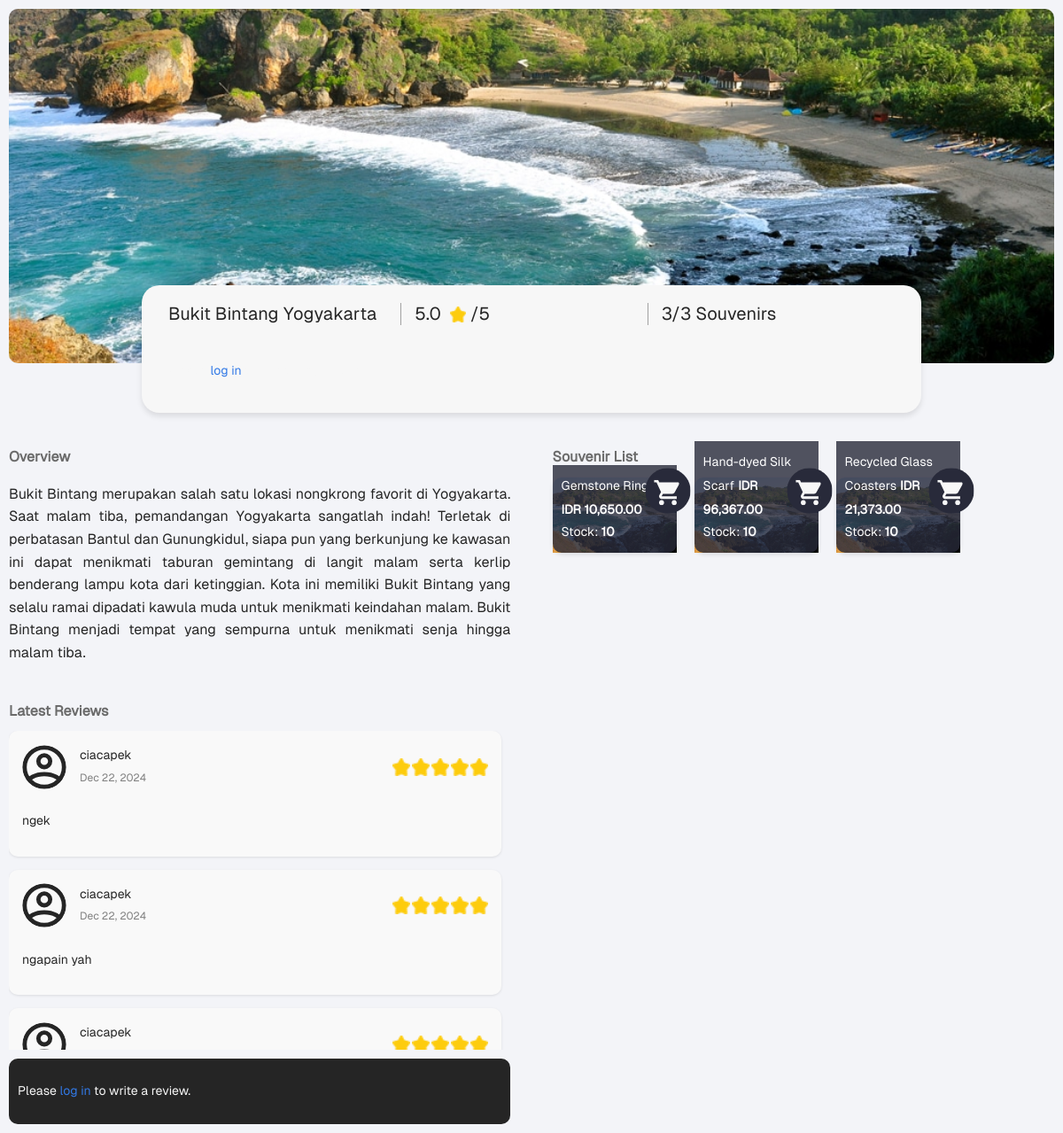
/places/, run on an earlier commit of the app's database.
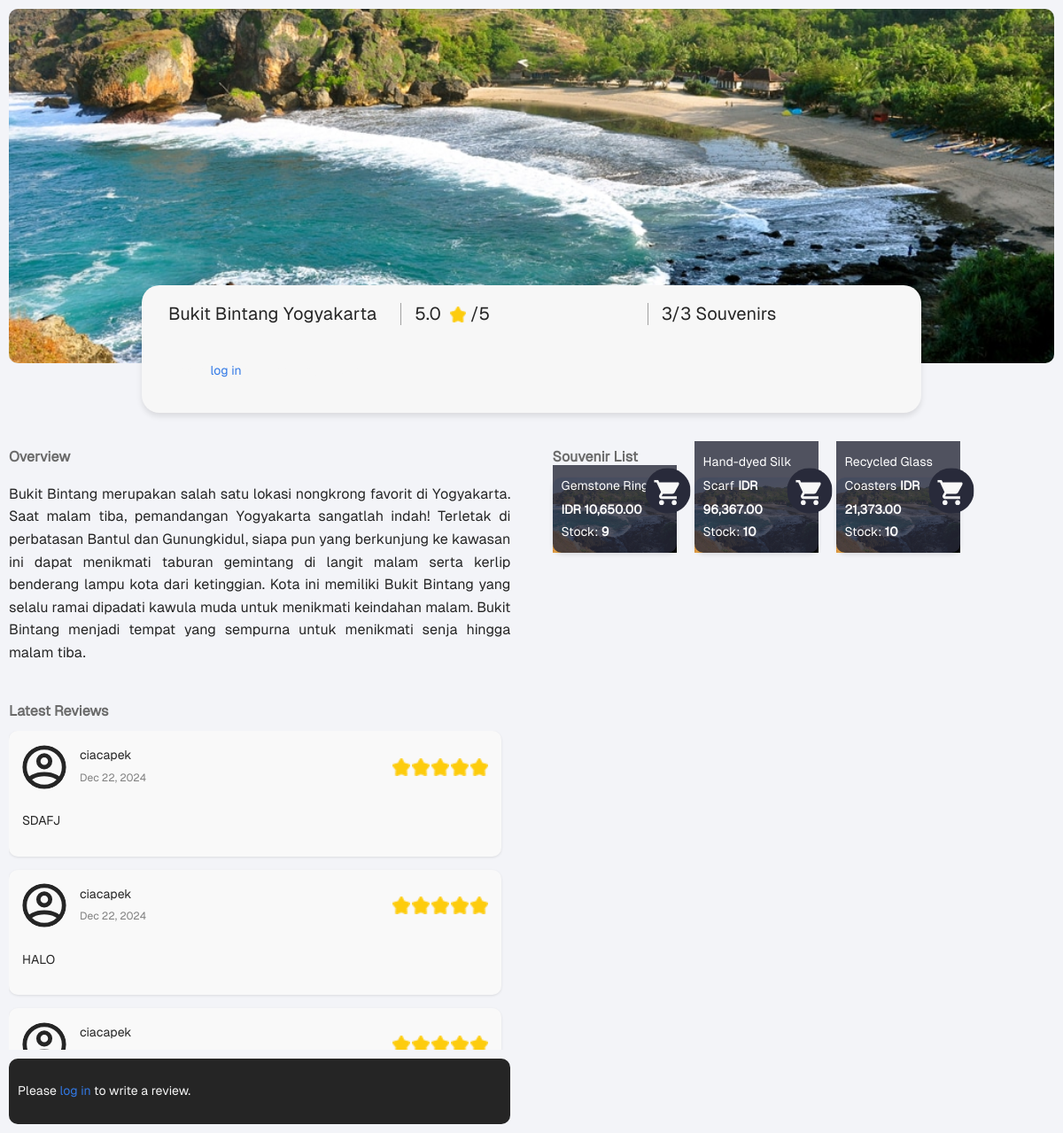
And on a later commit of the database.
### places/models.py (models this page shows, shortened)
class Place(models.Model):
    name = models.CharField(max_length=255)
    description = models.TextField()
    image = models.ImageField(upload_to='places/images/',blank=True, null=True)

class Comment(models.Model):
    PLACE_RATING_CHOICES = [(i, f"{i} Star{'s' if i > 1 else ''}") for i in range(1, 6)]
    place = models.ForeignKey(Place, on_delete=models.CASCADE, related_name='comments')
    user = models.ForeignKey(User, on_delete=models.CASCADE, related_name='comments')
    content = models.TextField()
    rating = models.PositiveIntegerField(choices=PLACE_RATING_CHOICES)
    created_at = models.DateTimeField(auto_now_add=True)
    class Meta:
        ordering = ['-created_at']

class Souvenir(models.Model):
    place = models.ForeignKey(Place, on_delete=models.CASCADE, related_name='souvenirs')
    name = models.CharField(max_length=255)
    price = models.DecimalField(max_digits=10, decimal_places=2)
    stock = models.PositiveIntegerField()
    image = models.ImageField(upload_to='souvenirs/images/',blank=True, null=True)

### places/views.py (the view)
# urls.py: path('', views.place_detail, {'place_id': 1}, name='home'),  # Replace '1' with a valid place_id
def place_detail(request, place_id):
    place = get_object_or_404(Place, pk=place_id)
    average_rating = Comment.objects.filter(place=place).aggregate(Avg('rating'))['rating__avg'] or 0
    souvenirs = Souvenir.objects.filter(place=place)
    total_souvenirs_count = souvenirs.count()
    available_souvenirs_count = souvenirs.filter(stock__gt=0).count()
    for souvenir in souvenirs:
        souvenir.formatted_price = format_price(souvenir.price)
    comments = Comment.objects.filter(place=place).order_by('-created_at')[:10]  # Limit to recent 10 reviews
    user_collections = Collection.objects.filter(user=request.user) if request.user.is_authenticated else []
    context = {
        'place': place,
        'average_rating': round(average_rating, 1),
        'souvenirs': souvenirs,
        'comments': comments,
        'user_collections': user_collections,  # Added to context
        'total_souvenirs_count': total_souvenirs_count,  # New context variable
        'available_souvenirs_count': available_souvenirs_count,  # New context variable
    }
    return render(request, 'places/place_detail.html', context)

### places/views.py (called while the page is built)
def format_price(price):
    return "{:,}".format(price)

### places/templates/places/place_detail.html (shortened to what this page needs)
{% load static %}
<!DOCTYPE html>
<html lang="en">
<head>
    <link rel="stylesheet" href="{% static 'places/css/styles_main.css' %}">
</head>
<body>
    <div class="container">
        <div class="banner">
            {% if place.image %}
                <img src="{{ place.image.url }}" alt="{{ place.name }}" class="banner-image">
            {% else %}
                <img src="{% static 'places/images/pantai-siung.jpg' %}" alt="{{ place.name }}" class="banner-image">
            {% endif %}
            <div class="banner-overlay">
                <div class="rounded-rectangle">
                    <div class="rectangle-section">
                        <div class="info-item">
                            <span class="section-text">{{ place.name }}</span>
                        </div>
                        <div class="info-item" id="average-rating-container">
                            <span class="section-text" id="average-rating">{{ average_rating }}</span>
                            <img src="{% static 'places/images/star.png' %}" alt="Star" class="rating-star">
                            <span class="section-text">/5</span>
                        </div>
                        <div class="info-item">
                            <span class="section-text" id="souvenir-count">{{ available_souvenirs_count }}/{{ total_souvenirs_count }} Souvenirs</span>
                        </div>
                    </div>
                    <div class="add-to-collection-section">
                        {% if user.is_authenticated %}
                            <button class="add-to-collection-btn" aria-label="Add {{ place.name }} to your collection">Add to Collection</button>
                        {% else %}
                            <div class="login-prompt">
                                <p>Please <a href="{% url 'login' %}?next={{ request.path }}">log in</a> to add to your collection.</p>
                            </div>
                        {% endif %}
                    </div>
                </div>
            </div>
        </div>
        <div class="content-sections">
            <div class="overview-section">
                <h2 class="section-title">Overview</h2>
                <p class="overview-content">{{ place.description }}</p>
                <div class="latest-review-section">
                    <h3 class="section-title">Latest Reviews</h3>
                    <div class="reviews-container" id="reviews-container">
                        {% for comment in comments %}
                            {% include 'places/comment_partial.html' %}
                        {% empty %}
                            <p>No reviews yet. Be the first to review!</p>
                        {% endfor %}
                    </div>
                    <div class="write-review-container">
                        {% if user.is_authenticated %}
                            <form id="write-review-form">
                                {% csrf_token %}
                                <textarea id="review-input" name="comment" placeholder="Write your review here..." aria-label="Write your review"></textarea>
                                <input type="hidden" name="rating" id="rating-value">
                                <div class="review-actions">
                                    <div class="star-rating">
                                        {% for i in "12345" %}
                                            <img src="{% static 'places/images/icon_empty_star.png' %}" class="star" data-value="{{ i }}" alt="Star {{ i }}">
                                        {% endfor %}
                                    </div>
                                    <button type="button" class="send-btn" id="submit-comment-btn" aria-label="Send Review">
                                        <img src="{% static 'places/images/icon_send.png' %}" alt="Send">
                                    </button>
                                </div>
                            </form>
                        {% else %}
                            <div class="login-prompt">
                                <p>Please <a href="{% url 'login' %}?next={{ request.path }}">log in</a> to write a review.</p>
                            </div>
                        {% endif %}
                    </div>
                </div>
            </div>
            <div class="souvenir-section">
                <h2 class="section-title">Souvenir List</h2>
                <div class="souvenir-list">
                    {% for souvenir in souvenirs %}
                        <div class="souvenir-item" data-souvenir-id="{{ souvenir.id }}">
                            {% if souvenir.image %}
                                <img src="{{ souvenir.image.url }}" alt="{{ souvenir.name }}" class="souvenir-image">
                            {% else %}
                                <img src="{% static 'places/images/pantai-siung.jpg' %}" alt="{{ souvenir.name }}" class="souvenir-image">
                            {% endif %}
                            <button class="buy-button" aria-label="Buy {{ souvenir.name }}"
                                {% if souvenir.stock == 0 %}disabled{% endif %}>
                                <img src="{% static 'places/images/buy.svg' %}" alt="Buy">
                            </button>
                            <div class="souvenir-description">
                                <span class="souvenir-name">{{ souvenir.name }}</span>
                                <span class="souvenir-price">IDR {{ souvenir.formatted_price }}</span>
                                <div class="souvenir-stock">Stock: <strong>{{ souvenir.stock }}</strong></div>
                            </div>
                        </div>
                    {% endfor %}
                </div>
            </div>
        </div>
    </div>
</body>
</html>

### places/templates/places/comment_partial.html
{% load static %}
<div class="review-item" data-comment-id="{{ comment.id }}">
    <div class="review-header">
        <img src="{% static 'places/images/profile_placeholder.svg' %}" alt="Profile" class="profile-pic">
        <div class="review-user-info">
            <span class="username">{{ comment.user.username }}</span>
            <span class="review-date">{{ comment.created_at|date:"M d, Y" }}</span>
        </div>
        <div class="review-stars">
            {% for i in "12345" %}
                {% if i|add:"0" <= comment.rating %}
                    <img src="{% static 'places/images/star.png' %}" class="star-icon" alt="Star">
                {% else %}
                    <img src="{% static 'places/images/icon_empty_star.png' %}" class="star-icon" alt="Empty Star">
                {% endif %}
            {% endfor %}
        </div>
    </div>
    {% if user.is_authenticated and comment.user == user %}
        <div class="review-content-container">
            <p class="review-content">{{ comment.content }}</p>
            <form class="edit-comment-form" style="display: none;">
                {% csrf_token %}
                <textarea name="content" class="edit-comment-textarea">{{ comment.content }}</textarea>
                <div class="edit-actions">
                    <div class="star-rating">
                        {% for i in "12345" %}
                            <img src="{% if i|add:"0" <= comment.rating %}{% static 'places/images/star.png' %}{% else %}{% static 'places/images/icon_empty_star.png' %}{% endif %}" class="edit-star" data-value="{{ i }}" alt="Star">
                        {% endfor %}
                        <input type="hidden" name="rating" class="edit-rating-value" value="{{ comment.rating }}">
                    </div>
                    <div class="edit-buttons">
                        <button type="button" class="send-edit-btn update-comment-btn" data-comment-id="{{ comment.id }}" aria-label="Send Edited Comment">
                            <img src="{% static 'places/images/sendedit.svg' %}" alt="Send">
                        </button>
                        <button type="button" class="cancel-edit-btn" data-comment-id="{{ comment.id }}" aria-label="Cancel Editing Comment">
                            <img src="{% static 'places/images/canceledit.svg' %}" alt="Cancel">
                        </button>
                    </div>
                </div>
            </form>
        </div>
        <div class="comment-actions">
            <button class="edit-btn" data-comment-id="{{ comment.id }}" aria-label="Edit Comment">
                <img src="{% static 'places/images/comment_edit.svg' %}" alt="Edit">
            </button>
            <button class="delete-btn" data-comment-id="{{ comment.id }}" aria-label="Delete Comment">
                <img src="{% static 'places/images/comment_delete.svg' %}" alt="Delete">
            </button>
        </div>
    {% else %}
        <p class="review-content">{{ comment.content }}</p>
    {% endif %}
</div>

What changed in the data, as far as the page shows it:
no longer on this page (row unchanged): Comment: user.username "ciacapek", created_at "Dec 22, 2024", rating 5 (drawn), content "ngek"
no longer on this page (row unchanged): Comment: user.username "ciacapek", created_at "Dec 22, 2024", rating 5 (drawn), content "ngapain yah"
added Comment: user.username "ciacapek", created_at "Dec 22, 2024", rating 5 (drawn), content "SDAFJ"
added Comment: user.username "ciacapek", created_at "Dec 22, 2024", rating 5 (drawn), content "HALO"
changed Souvenir "Gemstone Ring": stock "10" → "9"
